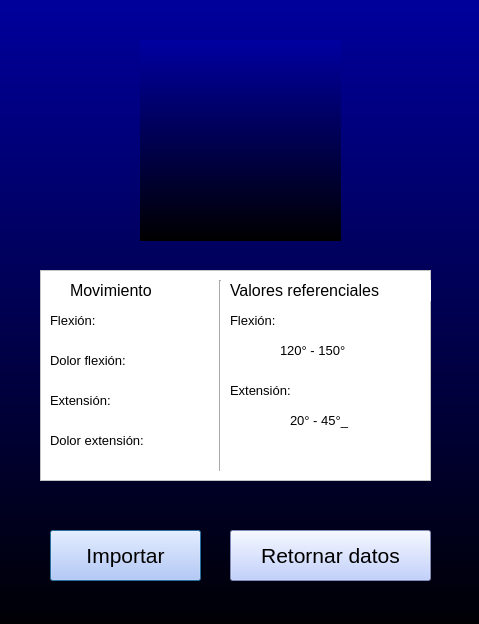
<?xml version="1.0" encoding="UTF-8"?>
<ui version="4.0">
 <class>Dialog</class>
 <widget class="QDialog" name="Dialog">
  <property name="geometry">
   <rect>
    <x>0</x>
    <y>0</y>
    <width>479</width>
    <height>624</height>
   </rect>
  </property>
  <property name="windowTitle">
   <string>Dialog</string>
  </property>
  <property name="styleSheet">
   <string notr="true">background-color: rgb(0, 0, 0);</string>
  </property>
  <widget class="QFrame" name="frame">
   <property name="geometry">
    <rect>
     <x>-30</x>
     <y>-20</y>
     <width>891</width>
     <height>661</height>
    </rect>
   </property>
   <property name="styleSheet">
    <string notr="true">background-color: qlineargradient(spread:repeat, x1:0, y1:0, x2:0, y2:1, stop:0 rgba(0, 0, 161, 255), stop:1 rgba(0, 0, 0, 255));</string>
   </property>
   <property name="frameShape">
    <enum>QFrame::StyledPanel</enum>
   </property>
   <property name="frameShadow">
    <enum>QFrame::Raised</enum>
   </property>
   <widget class="QLabel" name="label">
    <property name="geometry">
     <rect>
      <x>170</x>
      <y>60</y>
      <width>201</width>
      <height>201</height>
     </rect>
    </property>
    <property name="text">
     <string/>
    </property>
    <property name="pixmap">
     <pixmap>Estrella.png</pixmap>
    </property>
   </widget>
   <widget class="QPushButton" name="importarbutton">
    <property name="geometry">
     <rect>
      <x>80</x>
      <y>550</y>
      <width>151</width>
      <height>51</height>
     </rect>
    </property>
    <property name="styleSheet">
     <string notr="true">background-color: rgb(176, 195, 255);font-size: 16pt</string>
    </property>
    <property name="text">
     <string>Importar</string>
    </property>
   </widget>
   <widget class="QPushButton" name="pushButton_2">
    <property name="geometry">
     <rect>
      <x>260</x>
      <y>550</y>
      <width>201</width>
      <height>51</height>
     </rect>
    </property>
    <property name="styleSheet">
     <string notr="true">background-color: rgb(176, 195, 255);font-size: 16pt</string>
    </property>
    <property name="text">
     <string>Retornar datos</string>
    </property>
   </widget>
   <widget class="QFrame" name="frame_2">
    <property name="geometry">
     <rect>
      <x>70</x>
      <y>290</y>
      <width>391</width>
      <height>211</height>
     </rect>
    </property>
    <property name="styleSheet">
     <string notr="true">background-color:rgb(255, 255, 255)</string>
    </property>
    <property name="frameShape">
     <enum>QFrame::StyledPanel</enum>
    </property>
    <property name="frameShadow">
     <enum>QFrame::Raised</enum>
    </property>
    <widget class="QLabel" name="label_2">
     <property name="geometry">
      <rect>
       <x>30</x>
       <y>10</y>
       <width>131</width>
       <height>21</height>
      </rect>
     </property>
     <property name="styleSheet">
      <string notr="true">font-size: 12pt; source:Aharoni</string>
     </property>
     <property name="text">
      <string>Movimiento</string>
     </property>
    </widget>
    <widget class="Line" name="line">
     <property name="geometry">
      <rect>
       <x>170</x>
       <y>10</y>
       <width>20</width>
       <height>191</height>
      </rect>
     </property>
     <property name="orientation">
      <enum>Qt::Vertical</enum>
     </property>
    </widget>
    <widget class="QLabel" name="label_3">
     <property name="geometry">
      <rect>
       <x>190</x>
       <y>10</y>
       <width>201</width>
       <height>21</height>
      </rect>
     </property>
     <property name="styleSheet">
      <string notr="true">font-size: 12pt; source:Aharoni</string>
     </property>
     <property name="text">
      <string>Valores referenciales</string>
     </property>
    </widget>
    <widget class="QLabel" name="label_4">
     <property name="geometry">
      <rect>
       <x>10</x>
       <y>40</y>
       <width>131</width>
       <height>21</height>
      </rect>
     </property>
     <property name="styleSheet">
      <string notr="true">font-size: 10pt; source:Aharoni</string>
     </property>
     <property name="text">
      <string>Flexión:</string>
     </property>
    </widget>
    <widget class="QLabel" name="label_5">
     <property name="geometry">
      <rect>
       <x>190</x>
       <y>40</y>
       <width>131</width>
       <height>21</height>
      </rect>
     </property>
     <property name="styleSheet">
      <string notr="true">font-size: 10pt; source:Aharoni</string>
     </property>
     <property name="text">
      <string>Flexión:</string>
     </property>
    </widget>
    <widget class="QLabel" name="label_6">
     <property name="geometry">
      <rect>
       <x>10</x>
       <y>120</y>
       <width>131</width>
       <height>21</height>
      </rect>
     </property>
     <property name="styleSheet">
      <string notr="true">font-size: 10pt; source:Aharoni</string>
     </property>
     <property name="text">
      <string>Extensión:</string>
     </property>
    </widget>
    <widget class="QLabel" name="label_7">
     <property name="geometry">
      <rect>
       <x>190</x>
       <y>110</y>
       <width>131</width>
       <height>21</height>
      </rect>
     </property>
     <property name="styleSheet">
      <string notr="true">font-size: 10pt; source:Aharoni</string>
     </property>
     <property name="text">
      <string>Extensión:</string>
     </property>
    </widget>
    <widget class="QLabel" name="label_8">
     <property name="geometry">
      <rect>
       <x>10</x>
       <y>80</y>
       <width>131</width>
       <height>21</height>
      </rect>
     </property>
     <property name="styleSheet">
      <string notr="true">font-size: 10pt; source:Aharoni</string>
     </property>
     <property name="text">
      <string>Dolor flexión:</string>
     </property>
    </widget>
    <widget class="QLabel" name="label_9">
     <property name="geometry">
      <rect>
       <x>10</x>
       <y>160</y>
       <width>131</width>
       <height>21</height>
      </rect>
     </property>
     <property name="styleSheet">
      <string notr="true">font-size: 10pt; source:Aharoni</string>
     </property>
     <property name="text">
      <string>Dolor extensión:</string>
     </property>
    </widget>
    <widget class="QLabel" name="label_10">
     <property name="geometry">
      <rect>
       <x>240</x>
       <y>70</y>
       <width>111</width>
       <height>21</height>
      </rect>
     </property>
     <property name="styleSheet">
      <string notr="true">font-size: 10pt; source:Aharoni</string>
     </property>
     <property name="text">
      <string>120° - 150°</string>
     </property>
    </widget>
    <widget class="QLabel" name="label_11">
     <property name="geometry">
      <rect>
       <x>250</x>
       <y>140</y>
       <width>111</width>
       <height>21</height>
      </rect>
     </property>
     <property name="styleSheet">
      <string notr="true">font-size: 10pt; source:Aharoni</string>
     </property>
     <property name="text">
      <string>20° - 45°_</string>
     </property>
    </widget>
   </widget>
  </widget>
 </widget>
 <resources/>
 <connections/>
</ui>
